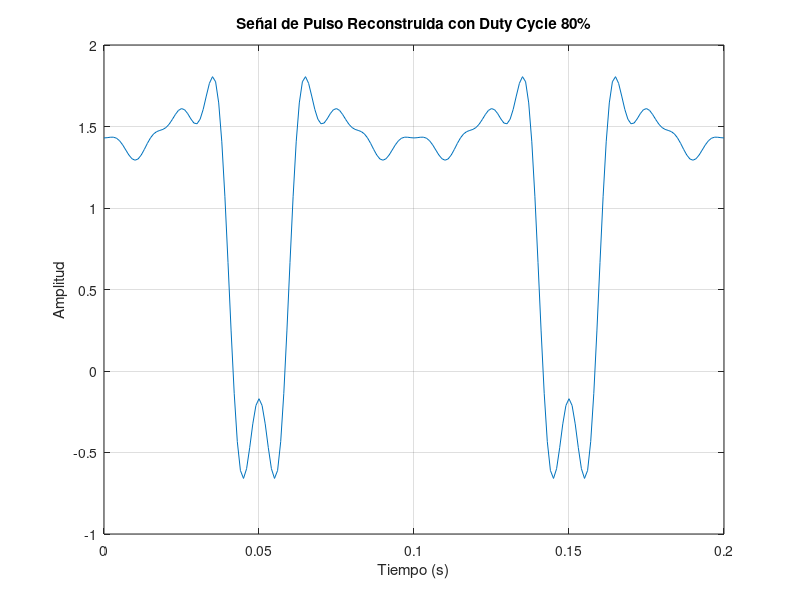

MATLAB code to generate this figure:
% Definir parámetros de la señal
T = 0.1;  % Periodo de la señal (en segundos)
f = 1/T;  % Frecuencia fundamental (en Hz)

% Amplitudes de los armónicos proporcionadas
A0 = 1.12;   % Armónico 0 (componente DC)
A1 = 0.61;  % Armónico 1
A2 = -0.64; % Armónico 2
A3 = 0.44;   % Armónico 3
A4 = -0.16; % Armónico 4
A5 = 0.03;     % Armónico 5
A6 = 0.15; % Armónico 6
A7 = -0.19; % Armónico 7
A8 = 0.16;  % Armónico 8
A9 = -0.09 ;% Armónico 9

% Definir el tiempo
t = 0:T/100:2*T;  % 2 períodos de la señal con 100 muestras por período

% Reconstrucción de la señal de pulso con los armónicos y usando coseno
V0 = A0;                   % Armónico 0 (componente DC)
V1 = A1 * cos(2 * pi * f * t);           % Armónico 1
V2 = A2 * cos(2 * pi * 2 * f * t);       % Armónico 2
V3 = A3 * cos(2 * pi * 3 * f * t);       % Armónico 3
V4 = A4 * cos(2 * pi * 4 * f * t);       % Armónico 4
V5 = A5 * cos(2 * pi * 5 * f * t);       % Armónico 5
V6 = A6 * cos(2 * pi * 6 * f * t);       % Armónico 6
V7 = A7 * cos(2 * pi * 7 * f * t);       % Armónico 7
V8 = A8 * cos(2 * pi * 8 * f * t);       % Armónico 8
V9 = A9 * cos(2 * pi * 9 * f * t);       % Armónico 9

% Señal reconstruida sumando todos los armónicos
V_pulse_80 = V0 + V1 + V2 + V3 + V4 + V5 + V6 + V7 + V8 + V9;

% Graficar la señal de pulso reconstruida con duty cycle del 80%
figure;
plot(t, V_pulse_80);
title('Señal de Pulso Reconstruida con Duty Cycle 80%');
xlabel('Tiempo (s)');
ylabel('Amplitud');
grid on;
